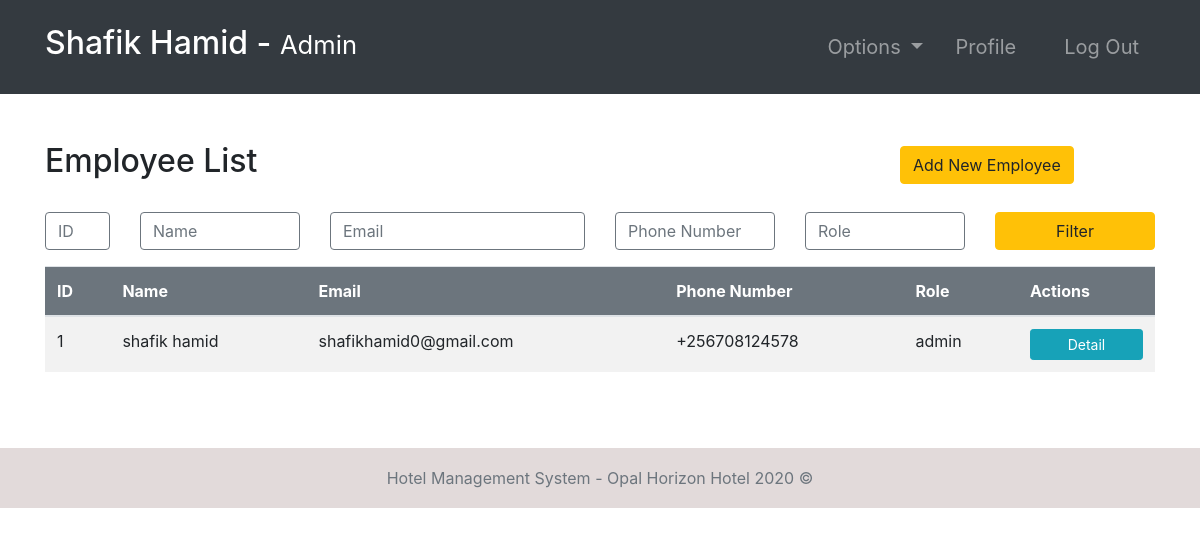
/employees/ (signed in), run on an earlier commit of the app's database.
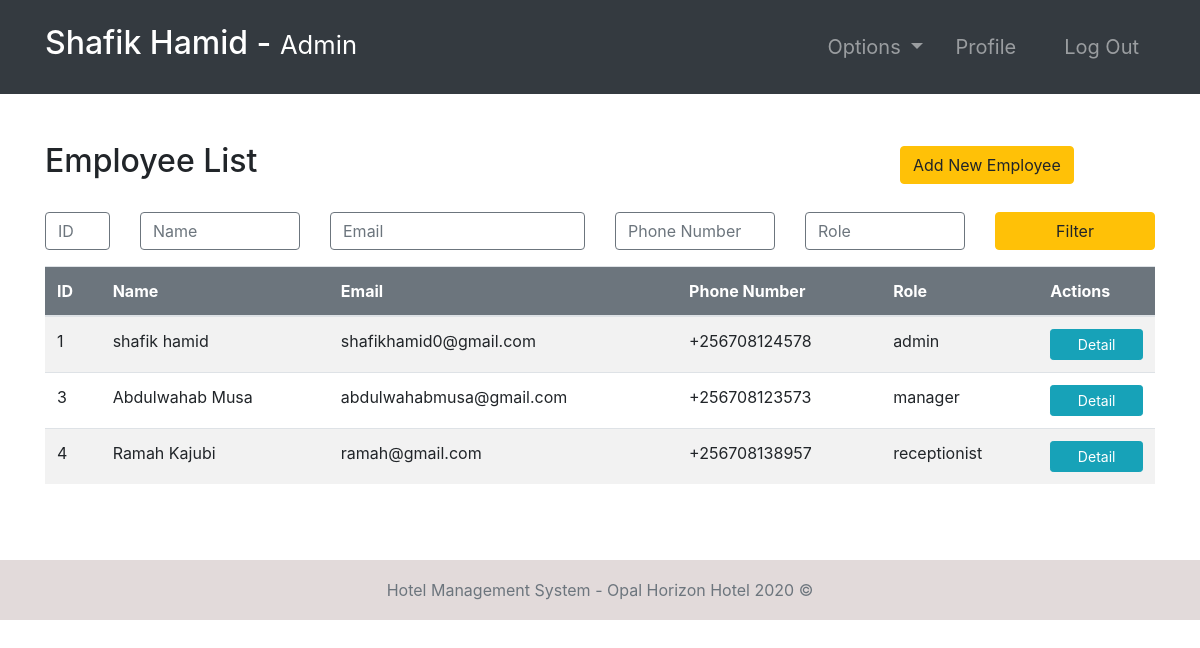
And on a later commit of the database.
### accounts/models.py (models this page shows, shortened)
class Employee(models.Model):
    user = models.OneToOneField(User, null=True, on_delete=models.CASCADE)
    phoneNumber = PhoneNumberField(unique=True)
    salary = models.FloatField()

### accounts/views.py (the view, shortened to what this page needs)
# urls.py: path('employees/', employees, name="employees"),
@login_required(login_url='login')
def employees(request):
    role = str(request.user.groups.all()[0])
    path = role + "/"
    employees = Employee.objects.all()
    context = {
        "role": role,
        "employees": employees
    }
    return render(request, path + "employees.html", context)

### templates/admin/employees.html
{% extends '../index.html' %}
{% block context %}
{% include '../common_pages/authorized-employees.html' %}
{% endblock %}

### templates/index.html
{% include 'incs/head.html' %}
<body>
    {% include 'incs/nav.html' %}
    {% block context %}
    {% endblock %}
    {% include 'incs/footer.html' %}
</body>
</html>

### templates/incs/head.html (shortened to what this page needs)
{% load static %}
<!DOCTYPE html>
<html lang="en">
<head>
    <link rel="stylesheet" type="text/css" href="{% static '/css/main.css' %}">
    <link rel="stylesheet" href="https://stackpath.bootstrapcdn.com/bootstrap/4.4.1/css/bootstrap.min.css"
>
</head>

### templates/incs/nav.html (shortened to what this page needs)
<nav class="navbar navbar-dark bg-dark navbar-expand-lg py-3 " role="navigation">
    <div class="container">
        <a href="" class="navbar-brand">
            <h2 class="text-capitalize">
                {{ request.user.first_name }} {{ request.user.last_name }} -
                <small>
                    {{ role }}
                </small>
            </h2>
        </a>
        <div class="collapse navbar-collapse" id="navbarTags">
            <ul class="navbar-nav ml-auto">
                <li class="nav-item dropdown p-2">
                    <a class="nav-link dropdown-toggle" href="#" id="navbarDropdown" role="button"
                        data-toggle="dropdown" aria-haspopup="true" aria-expanded="false">
                        Options
                    </a>
                </li>
                <li class="nav-item mr-3 p-2">
                    {% if role == 'staff' or role == 'receptionist' or role == 'admin' or role == 'manager' %}
                    <a href="{% url 'employee-profile' user.id %}" class="nav-link">Profile</a>
                    {% endif %}
                </li>
                <li class="nav-item p-2 ">
                    <a href="{% url 'logout' %}" class="nav-link">Log Out</a>
                </li>
            </ul>
        </div>
    </div>
</nav>

### templates/common_pages/authorized-employees.html (shortened to what this page needs)
<div class="container py-5">
    <div class="row mb-4 align-items-center">
        <div class="col-lg-9 col-md-8 col-sm-12">
            <h2>Employee List</h2>
        </div>
        {% if role == "manager" or role == "admin" %}
        <div class="col-lg-3 col-md-4 col-sm-12 text-sm-start text-md-end text-lg-end">
            <a href="{% url 'add-employee' %}" class="btn btn-warning">Add New Employee</a>
        </div>
        {% endif %}
    </div>
    <form action="" method="POST" class="mb-3">
        <div class="row g-2">
            <div class="col-1">
                <input type="number" name="id" value="{{id}}" class="form-control border border-secondary" placeholder="ID">
            </div>
            <div class="col-2">
                <input type="text" name="name" value="{{name}}" class="form-control border border-secondary" placeholder="Name">
            </div>
            <div class="col-3">
                <input type="text" name="email" value="{{email}}" class="form-control border border-secondary" placeholder="Email">
            </div>
            <div class="col-2">
                <input type="number" name="number" value="{{number}}" class="form-control border border-secondary" placeholder="Phone Number">
            </div>
            <div class="col-2">
                <input type="text" name="filterRole" value="{{filterRole}}" class="form-control border border-secondary" placeholder="Role">
            </div>
            <div class="col-2">
                <button type="submit" name="filter" class="btn btn-warning w-100">Filter</button>
            </div>
        </div>
    </form>
    <table class="table table-hover table-striped">
        <thead class="bg-secondary text-white">
            <tr>
                <th>ID</th>
                <th>Name</th>
                <th>Email</th>
                <th>Phone Number</th>
                <th>Role</th>
                <th>Actions</th>
            </tr>
        </thead>
        <tbody>
            {% for employee in employees %}
            <tr>
                <td>{{ employee.user.id }}</td>
                <td>{{ employee.user.first_name }} {{ employee.user.last_name }}</td>
                <td>{{ employee.user.email }}</td>
                <td>{{ employee.phoneNumber }}</td>
                <td>{{ employee.user.groups.first }}</td>
                <td>
                    <a href="{% url 'employee-profile' employee.user.id %}" class="btn btn-sm btn-info w-100">Detail</a>
                </td>
            </tr>
            {% endfor %}
        </tbody>
    </table>
</div>

### templates/incs/footer.html
<div class="mt-5">&nbsp;</div>
<footer class="footer sticky-bottom mt-5">
    <div class="container text-center">
        <span class="text-muted">Hotel Management System -  Opal Horizon Hotel 2020 ©</span>
    </div>
</footer>

### static/css/main.css (style rules this page uses)
* { margin: 0; padding: 0; -webkit-font-smoothing: antialiased; }
body { position: relative; }
nav .nav-item { font-size: 20px; }
.footer { position: absolute; bottom: 0; width: 100%; height: 60px; line-height: 60px; background-color: #e2dada; margin-top: 30px; }

What changed in the data, as far as the page shows it:
added Employee: user.id "3", user.first_name "Abdulwahab", user.last_name "Musa", user.email "abdulwahabmusa@gmail.com", phoneNumber "+256708123573", user.groups.first "manager"
added Employee: user.id "4", user.first_name "Ramah", user.last_name "Kajubi", user.email "ramah@gmail.com", phoneNumber "+256708138957", user.groups.first "receptionist"
